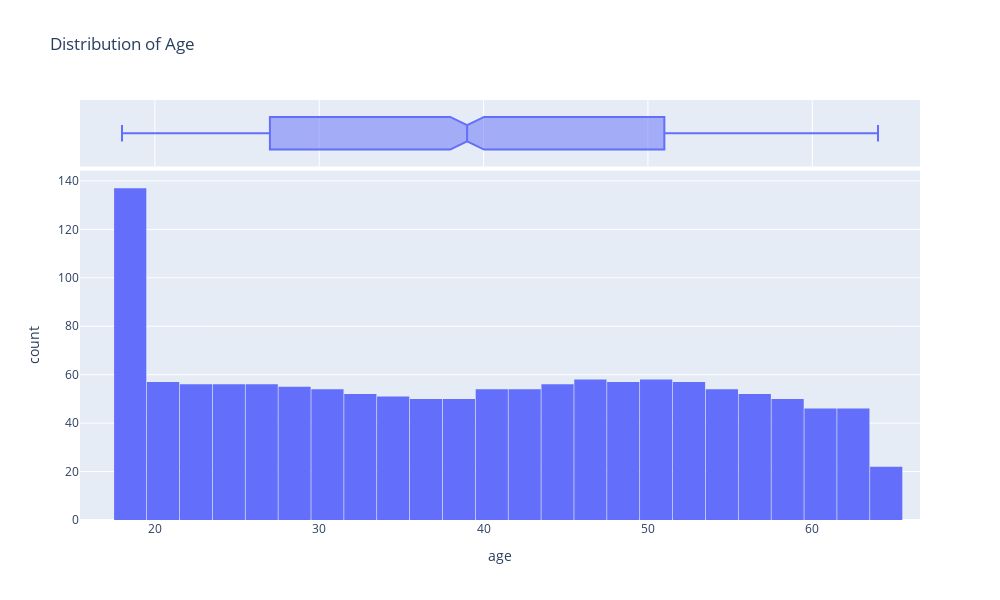

Notebook source saved alongside this figure:
### Code cell
figure = px.histogram(df,
                  x = 'age',
                  marginal = 'box' ,
                  nbins=40,
                   title = 'Distribution of Age')
figure.update_layout(
                    bargap = 0.02,
                    width = 1000,
                    height = 600)
figure.show()

### Figure 1 — Plotly figure (JSON) as saved in the notebook; plotly's stock layout.template omitted (floating-point values rounded to 4 significant figures; data arrays with more than 128 entries replaced by an {"elided": "..."} marker saying what was removed)
{"data": [{"bingroup": "x", "hovertemplate": "age=%{x}<br>count=%{y}<extra></extra>", "legendgroup": "", "marker": {"color": "#636efa", "pattern": {"shape": ""}}, "name": "", "nbinsx": 40, "orientation": "v", "showlegend": false, "type": "histogram", "x": {"elided": "1338 int values"}, "xaxis": "x", "yaxis": "y"}, {"hovertemplate": "age=%{x}<extra></extra>", "legendgroup": "", "marker": {"color": "#636efa"}, "name": "", "notched": true, "showlegend": false, "type": "box", "x": {"elided": "1338 int values"}, "xaxis": "x2", "yaxis": "y2"}], "layout": {"bargap": 0.02, "barmode": "relative", "height": 600, "legend": {"tracegroupgap": 0}, "title": {"text": "Distribution of Age"}, "width": 1000, "xaxis": {"anchor": "y", "domain": [0, 1], "title": {"text": "age"}}, "xaxis2": {"anchor": "y2", "domain": [0, 1], "matches": "x", "showgrid": true, "showticklabels": false}, "yaxis": {"anchor": "x", "domain": [0, 0.8316], "title": {"text": "count"}}, "yaxis2": {"anchor": "x2", "domain": [0.8416, 1], "matches": "y2", "showgrid": false, "showline": false, "showticklabels": false, "ticks": ""}}}
